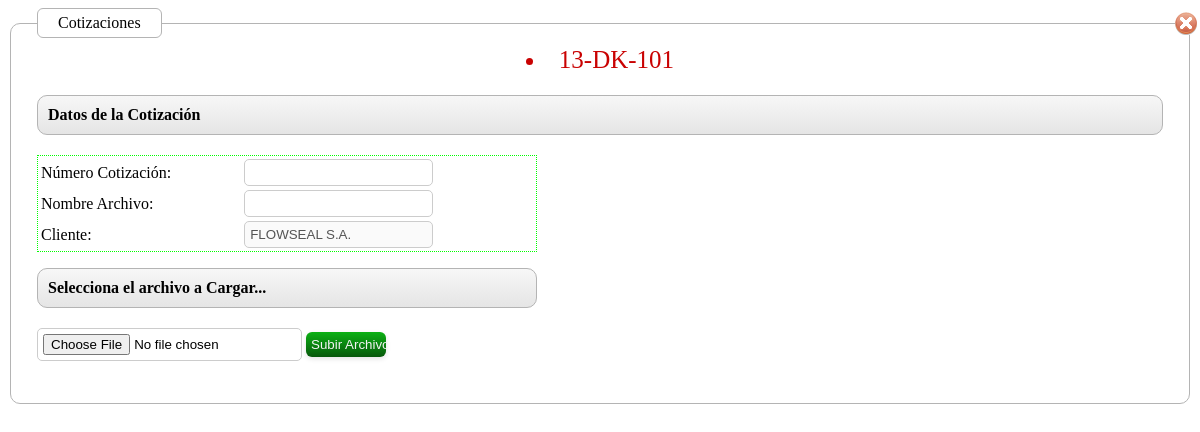
/includes/popup/Cotizacion.php?codigo=13-DK-101, run on an earlier commit of the app's database.
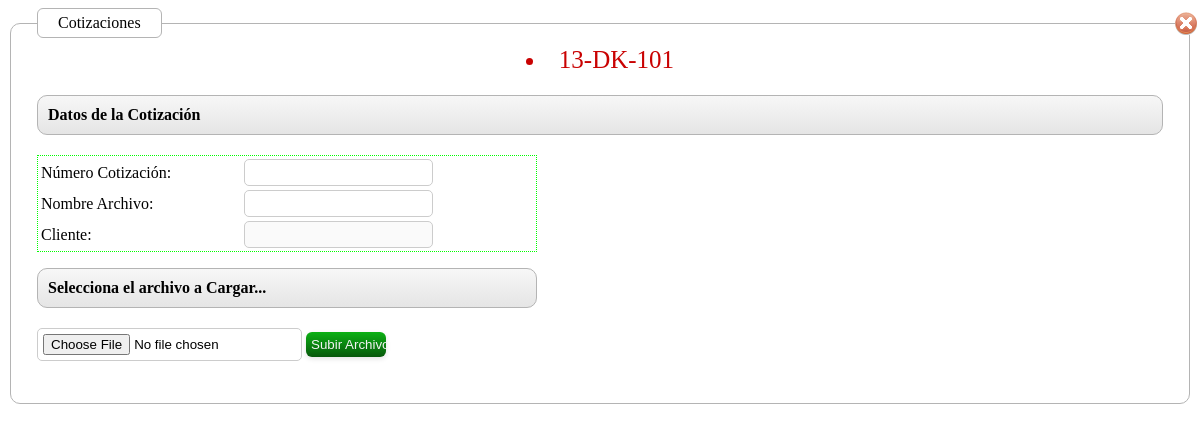
And on a later commit of the database.
### tables this page shows
CREATE TABLE IF NOT EXISTS `dnk_documento` (
  `id` int(10) unsigned NOT NULL AUTO_INCREMENT,
  `DNK_CLIENTE_id` int(10) unsigned NOT NULL,
  `DNK_GERENCIAS_id` int(11) NOT NULL,
  `codigo` varchar(20) DEFAULT NULL,
  `num_ref_cliente` varchar(45) DEFAULT NULL,
  `fecha` date DEFAULT NULL,
  `hora` time DEFAULT NULL,
  `proveedor` int(10) NOT NULL,
  `id_tp_carga` int(11) NOT NULL COMMENT '1: Suelta , 2: Contenedor',
  `via` varchar(3) NOT NULL,
  `DNK_TP_DOCUMENTO_id` int(11) NOT NULL,
  `ciudad_id` int(11) NOT NULL,
  `estado` int(10) unsigned DEFAULT NULL COMMENT '1: Abierto 2: Cerrado 3:Anulado',
  `usuario_id` int(11) NOT NULL,
  `fecha_fin` date NOT NULL,
  PRIMARY KEY (`id`),
  UNIQUE KEY `codigo` (`codigo`),
  KEY `DOCUMENTO_FKIndex1` (`DNK_CLIENTE_id`)
);

CREATE TABLE IF NOT EXISTS `dnk_cliente` (
  `id` int(10) unsigned NOT NULL AUTO_INCREMENT,
  `ruc` varchar(13) DEFAULT NULL,
  `nombre` varchar(255) DEFAULT NULL,
  `direccion` varchar(255) DEFAULT NULL,
  `id_tipo_cliente` tinyint(4) NOT NULL COMMENT '1: Estalales 2:Privados',
  `telefono` varchar(20) DEFAULT NULL,
  `ext` varchar(10) DEFAULT NULL,
  `web` varchar(45) DEFAULT NULL,
  `usuario` varchar(100) NOT NULL,
  `clave` varchar(60) NOT NULL,
  PRIMARY KEY (`id`)
);

### includes/database.inc.php (called while the page is built, shortened)
<?php
class database {
	var $db = null;
	function database(){
		$this->db = new mysqli(HOST_NAME, USER_NAME, USER_PASSWD, DB_NAME);
		$this->db->query("SET NAMES 'utf8'");
		return $this->db;
	}
	function query( $query ){
		$obj = $this->db->query($query);
		return $obj;
	}
}
?>

### includes/popup/Cotizacion.php (the view, shortened to what this page needs)
<?php session_start();
        include_once("../database.inc.php");
	$dbmysql = new database();
?>
<?php
echo formulario();
function formulario(){
    global $dbmysql;
     $codigo_doc=$_GET['codigo'];
     $sql_cliente="SELECT c.ruc,c.nombre,d.`DNK_CLIENTE_id`,d.`codigo` FROM `dnk_documento`d,  `dnk_cliente` c WhERE c.id=d.`DNK_CLIENTE_id` AND `codigo`='$codigo_doc'";
                $rows = $dbmysql->query($sql_cliente);
                $row = $rows->fetch_object();
                $cliente=$row->nombre;
     $retval='<div class="fondo_archivos"><fieldset>
                    <legend>Cotizaciones</legend>
                    <div id="cerrar_ventana"><a href="javascript:void(0);" title="Cerrar" onclick="popupCssHide();"><img src="images/001_05.gif"></a></div>';
            $retval .='<div id="css_codigo" align="center">
                        <li><a><input type="hidden" id="codigo_tramite"  name="codigo_tramite" value="'.$codigo_doc.'"/>'.$codigo_doc.'</a></li>
                    </div>
                    <ol>
                    <div>
                        <label class="rotulo"><strong> Datos de la Cotización</label>
                    </div>
                    </ol>
                    <div class="settings">
                    <form method="post" enctype="multipart/form-data"   action="upload_cotizacion.php" target="_self">
                         <table width="100%" border="0" style="border-color:#0F0; border-style:dotted; border-width:1px;">
                            <tr>
                              <td>Número Cotización:</td>
                              <td><input type="text" name="cotizacion" id="cotizacion" required/></td>
                            </tr>
                            <tr>
                              <td>Nombre Archivo:</td>
                              <td><input type="text" name="nombre" id="nombre" required/></td>
                            </tr>
                            <tr>
                              <td>Cliente:</td>
                              <td><input type="text" name="cliente" id="cliente" disabled="disabled" value="'.$cliente.'"/></td>
                            </tr>
                          </table>
                                <ol>
                                    <div>
                                        <label class="rotulo"><strong>Selecciona el archivo a Cargar...</label>
                                    </div>
                                </ol>
                                 <input type="hidden" name="codigo" id="codigo" value="'.$codigo_doc.'"/>
                                 <input type="file" name="archivo_cotizacion" id="archivo_cotizacion"/>
                                 <input type="submit" name="btn" id="btn" value="Subir Archivo!"/>
                        </form>
                    </div>
               </fieldset><div>';
       return $retval;
     }
?>

What changed in the data, as far as the page shows it:
removed dnk_documento: cliente "FLOWSEAL S.A."
